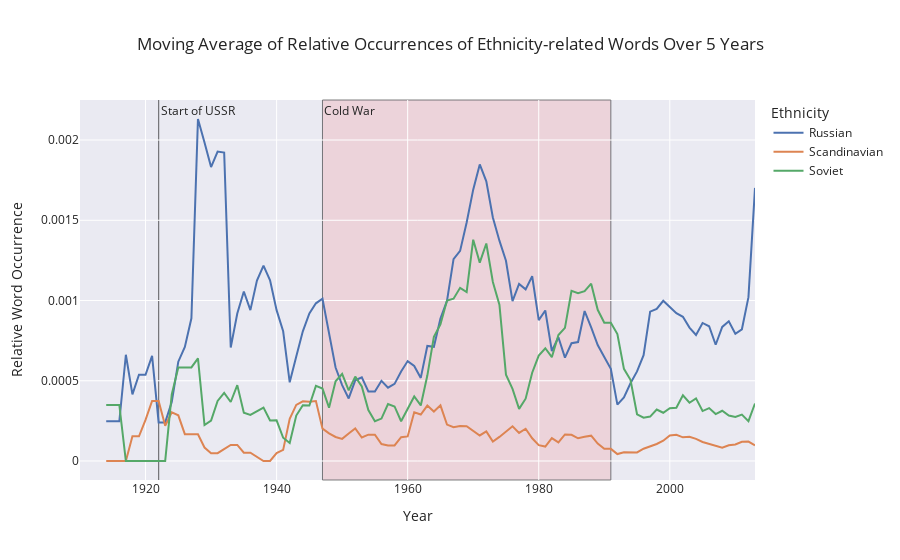

Notebook code for this chart:
### Markdown cell above
Looking at some major actors of WWII, the prevalence of german representation can be seen a feen years after its begining as well but fades out rapidly, the same can be observed at a lower extent for the japanese representation. It also seems that big events trigger an increase in representation even after the main spike is going down. German and Japanese representation was mostly inexitent before WWII compared to France for example, but became relatively well represented afterwards, up until a global jump in representation due to film abundance.

### Code cell
ethnicities=['Russian','Scandinavian','Soviet']
fig=plot_relative_occurrences(df_sum, ethmerged, ethnicities,[
    ('1947', '1991', 'Cold War'),('1922','1922','Start of USSR')
])
fig.show()
fig_json = fig.to_json()

with open('figures/ethnicity-representation3.json', 'w') as json_file:
    json.dump(json.loads(fig_json), json_file, indent=4)
